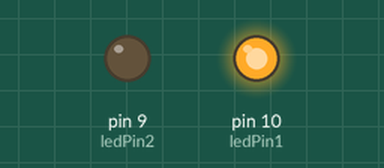
A sketch run on a simulated Arduino Uno, built with avr-gcc and run on an emulated ATmega328P. Parts: output pins drawn as LEDs (lit = HIGH).

Above: at 0.5 s.
At 2.5 s:
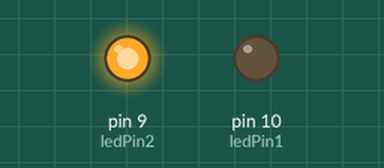
At 3.5 s:
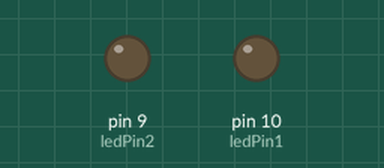
Timing chart, 0 to 5.2 s (numbered marks = the images above):
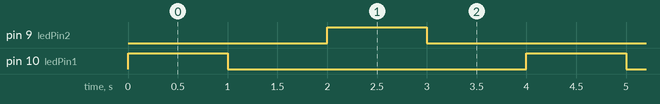

Measured:
- by itself, pin 9 (ledPin2), pin 10 (ledPin1): alternates HIGH for 1.0 s and LOW for 3.0 s
- by itself, everything shown: repeats every 4.0 s, in 4 steps

The sketch:

blink-test.ino
```cpp
const int ledPin1 =  10;
const int ledPin2 =  9;

void setup() {
  pinMode(ledPin1, OUTPUT);
  pinMode(ledPin2, OUTPUT);

}

void loop() {
  digitalWrite(ledPin1, HIGH);
  delay(1000);
  digitalWrite(ledPin1, LOW);
  delay(1000);
  digitalWrite(ledPin2, HIGH);
  delay(1000);
  digitalWrite(ledPin2, LOW);
  delay(1000);
}
```
